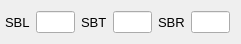
  <widget class="QWidget" name="horizontalLayoutWidget_28">
   <property name="geometry">
    <rect>
     <x>270</x>
     <y>520</y>
     <width>241</width>
     <height>31</height>
    </rect>
   </property>
   <layout class="QHBoxLayout" name="horizontalLayout_28">
    <property name="leftMargin">
     <number>5</number>
    </property>
    <item>
     <widget class="QLabel" name="label_63">
      <property name="font">
       <font>
        <pointsize>10</pointsize>
       </font>
      </property>
      <property name="text">
       <string>SBL</string>
      </property>
     </widget>
    </item>
    <item>
     <widget class="QLineEdit" name="sbl_vol_pm">
      <property name="maximumSize">
       <size>
        <width>40</width>
        <height>16777215</height>
       </size>
      </property>
      <property name="alignment">
       <set>Qt::AlignRight|Qt::AlignTrailing|Qt::AlignVCenter</set>
      </property>
     </widget>
    </item>
    <item>
     <widget class="QLabel" name="label_64">
      <property name="font">
       <font>
        <pointsize>10</pointsize>
       </font>
      </property>
      <property name="text">
       <string>SBT</string>
      </property>
     </widget>
    </item>
    <item>
     <widget class="QLineEdit" name="sbt_vol_pm">
      <property name="maximumSize">
       <size>
        <width>40</width>
        <height>16777215</height>
       </size>
      </property>
      <property name="alignment">
       <set>Qt::AlignRight|Qt::AlignTrailing|Qt::AlignVCenter</set>
      </property>
     </widget>
    </item>
    <item>
     <widget class="QLabel" name="label_65">
      <property name="font">
       <font>
        <pointsize>10</pointsize>
       </font>
      </property>
      <property name="text">
       <string>SBR</string>
      </property>
     </widget>
    </item>
    <item>
     <widget class="QLineEdit" name="sbr_vol_pm">
      <property name="maximumSize">
       <size>
        <width>40</width>
        <height>16777215</height>
       </size>
      </property>
      <property name="alignment">
       <set>Qt::AlignRight|Qt::AlignTrailing|Qt::AlignVCenter</set>
      </property>
     </widget>
    </item>
   </layout>
  </widget>
